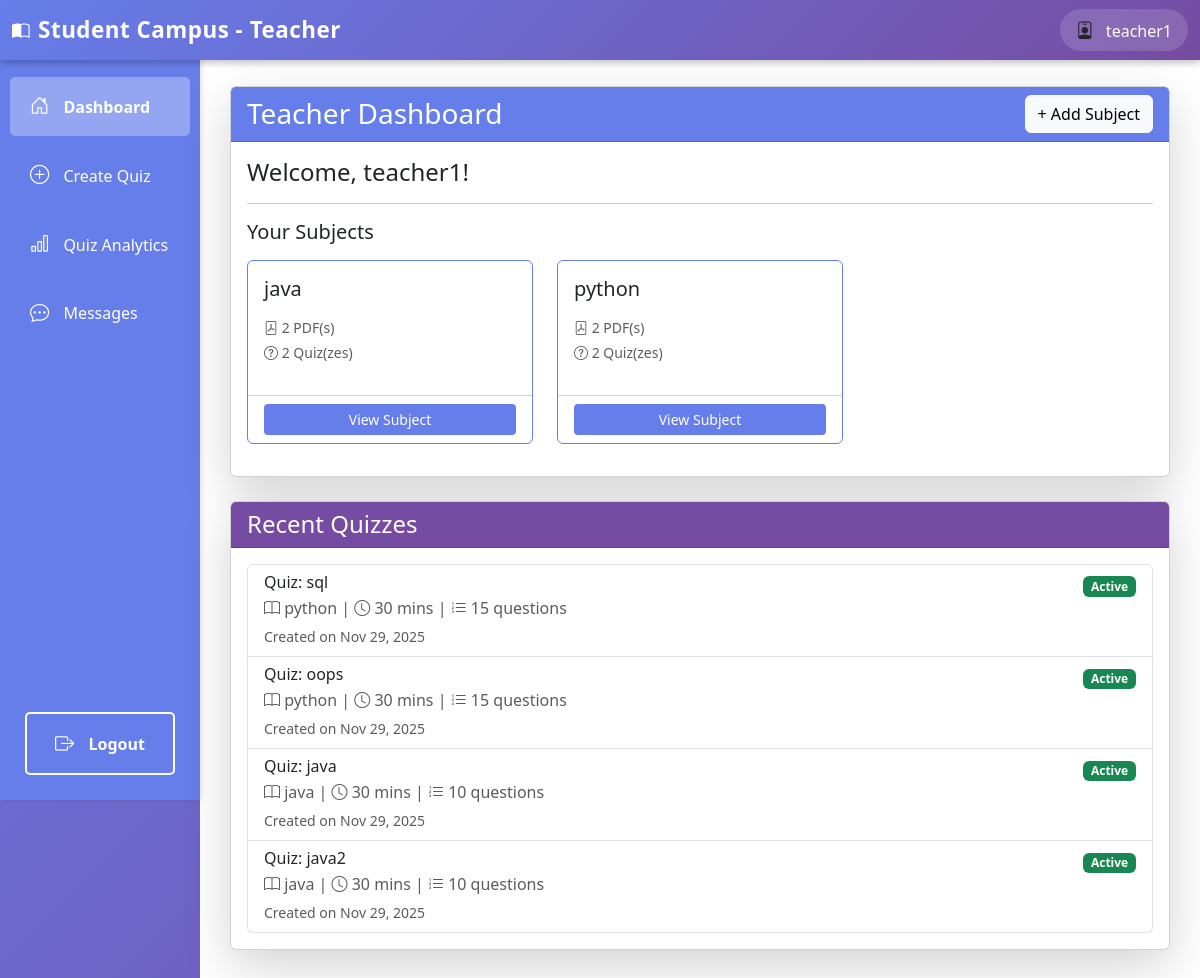
Page /teacher/dashboard/ (signed in) on the earlier database version.
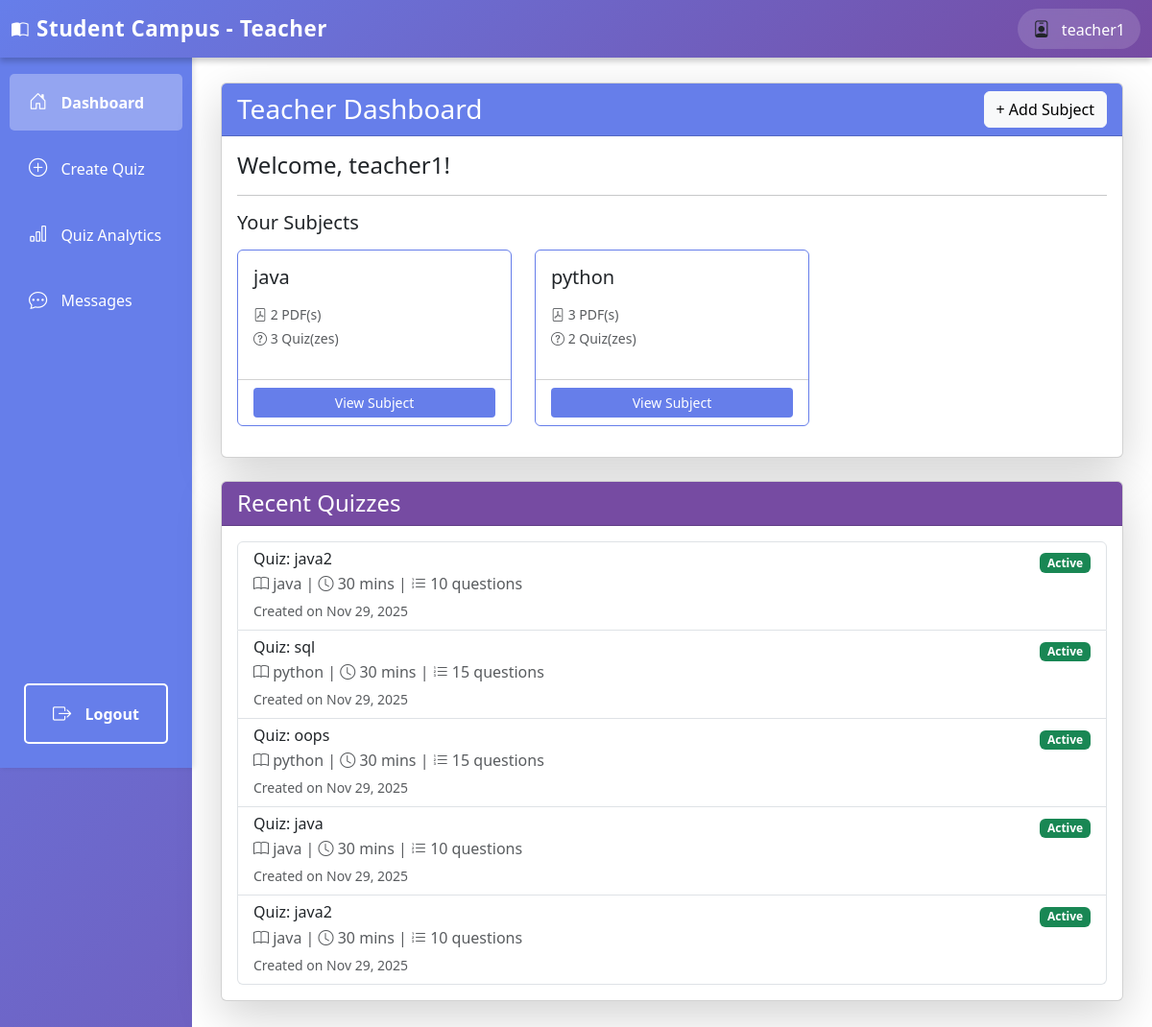
Same page on the later database version.
### teachers/models.py (models this page shows, shortened)
class Subject(models.Model):
    name = models.CharField(max_length=200)
    description = models.TextField(blank=True)
    teacher = models.ForeignKey(User, on_delete=models.CASCADE, related_name='subjects')
    created_at = models.DateTimeField(auto_now_add=True)
    class Meta:
        ordering = ['name']

class Quiz(models.Model):
    title = models.CharField(max_length=200)
    subject = models.ForeignKey(Subject, on_delete=models.CASCADE, related_name='quizzes')
    pdf_note = models.ForeignKey(PDFNote, on_delete=models.CASCADE, related_name='quizzes', null=True)
    description = models.TextField(blank=True)
    duration = models.IntegerField(help_text="Duration in minutes", default=30)
    num_questions = models.IntegerField(default=10)
    created_by = models.ForeignKey(User, on_delete=models.CASCADE, related_name='created_quizzes')
    created_at = models.DateTimeField(auto_now_add=True)
    deadline = models.DateTimeField(null=True, blank=True, help_text="Quiz deadline")
    is_active = models.BooleanField(default=True)
    class Meta:
        ordering = ['-created_at']
        verbose_name_plural = "Quizzes"

### teachers/views.py (the view)
# urls.py: path('dashboard/', views.teacher_dashboard, name='teacher_dashboard'),
@login_required
def teacher_dashboard(request):
    if not request.user.is_teacher():
        return HttpResponseForbidden("You don't have permission to access this page.")
    subjects = Subject.objects.filter(teacher=request.user)
    quizzes = Quiz.objects.filter(created_by=request.user).order_by('-created_at')[:10]
    return render(request, 'teachers/dashboard.html', {'subjects': subjects, 'quizzes': quizzes})

### authentication/models.py (called while the page is built)
    def is_teacher(self):
        return self.role == 'teacher'

### templates/teachers/dashboard.html (shortened to what the changed rows need)
{% extends 'teachers/base_teacher.html' %}
{% block teacher_content %}
<div class="row">
    <div class="col-12">
        <div class="card shadow-lg mb-4">
            <div class="card-body">
                {% if subjects %}
                    <div class="row mt-3">
                        {% for subject in subjects %}
                            <div class="col-md-4 mb-3">
                                <div class="card h-100" style="border-color: #667eea;">
                                    <div class="card-body">
                                        <h5 class="card-title">{{ subject.name }}</h5>
                                        <p class="text-muted small mb-1">
                                            <i class="bi bi-file-pdf"></i> {{ subject.notes.count }} PDF(s)
                                        </p>
                                        <p class="text-muted small">
                                            <i class="bi bi-question-circle"></i> {{ subject.quizzes.count }} Quiz(zes)
                                        </p>
                                    </div>
                                    <div class="card-footer bg-transparent">
                                        <a href="{% url 'teacher_subject_detail' subject.id %}" class="btn btn-sm w-100" style="background-color: #667eea; color: white;">View Subject</a>
                                    </div>
                                </div>
                            </div>
                        {% endfor %}
                    </div>
                {% else %}
                    <div class="alert alert-info">
                        No subjects created yet. Click "Create Subject" to add your first subject.
                    </div>
                {% endif %}
            </div>
        </div>
    </div>
    <div class="col-12">
        <div class="card shadow-lg">
            <div class="card-body">
                {% if quizzes %}
                    <div class="list-group">
                        {% for quiz in quizzes %}
                            <div class="list-group-item">
                                <div class="d-flex justify-content-between align-items-start">
                                    <div>
                                        <h6 class="mb-1">{{ quiz.title }}</h6>
                                        <p class="mb-1 text-muted">
                                            <i class="bi bi-book"></i> {{ quiz.subject.name }} |
                                            <i class="bi bi-clock"></i> {{ quiz.duration }} mins |
                                            <i class="bi bi-list-ol"></i> {{ quiz.questions.count }} questions
                                        </p>
                                        <small class="text-muted">Created on {{ quiz.created_at|date:"M d, Y" }}</small>
                                    </div>
                                    <div>
                                        {% if quiz.is_active %}
                                            <span class="badge bg-success">Active</span>
                                        {% else %}
                                            <span class="badge bg-secondary">Inactive</span>
                                        {% endif %}
                                    </div>
                                </div>
                            </div>
                        {% endfor %}
                    </div>
                {% else %}
                    <div class="alert alert-info">
                        No quizzes created yet. Click "Create Quiz" in the sidebar to add your first quiz.
                    </div>
                {% endif %}
            </div>
        </div>
    </div>
</div>
{% endblock %}

Differences in the rows shown:
computed for Subject "java": quizzes.count "2" → "3"
computed for Subject "python": notes.count "2" → "3"
added Quiz: title "Quiz: java2", subject.name "java", duration "30", questions.count "10", created_at "Nov 29, 2025", is_active "Active"
